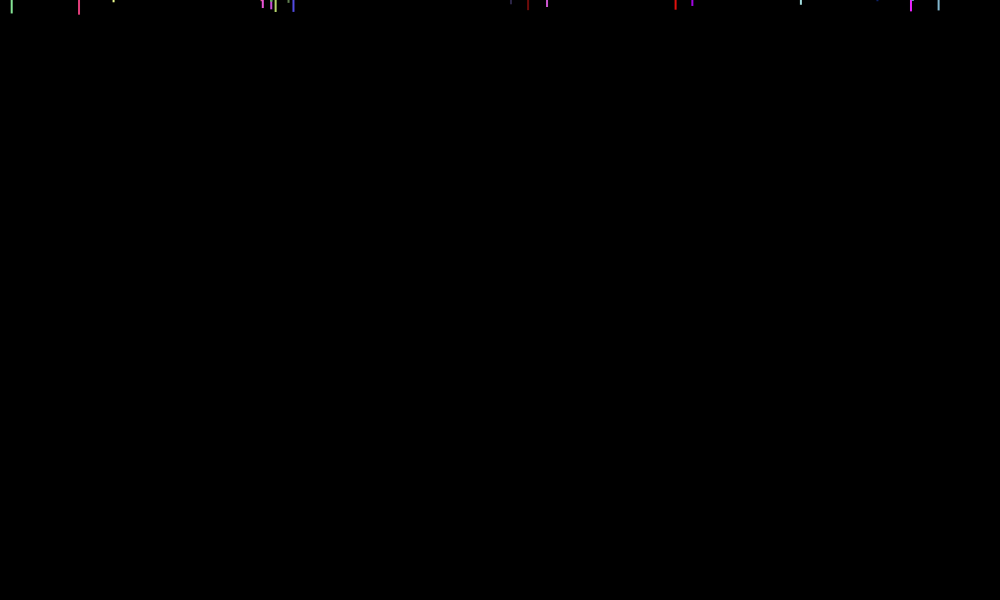
Frame 1 (no input)
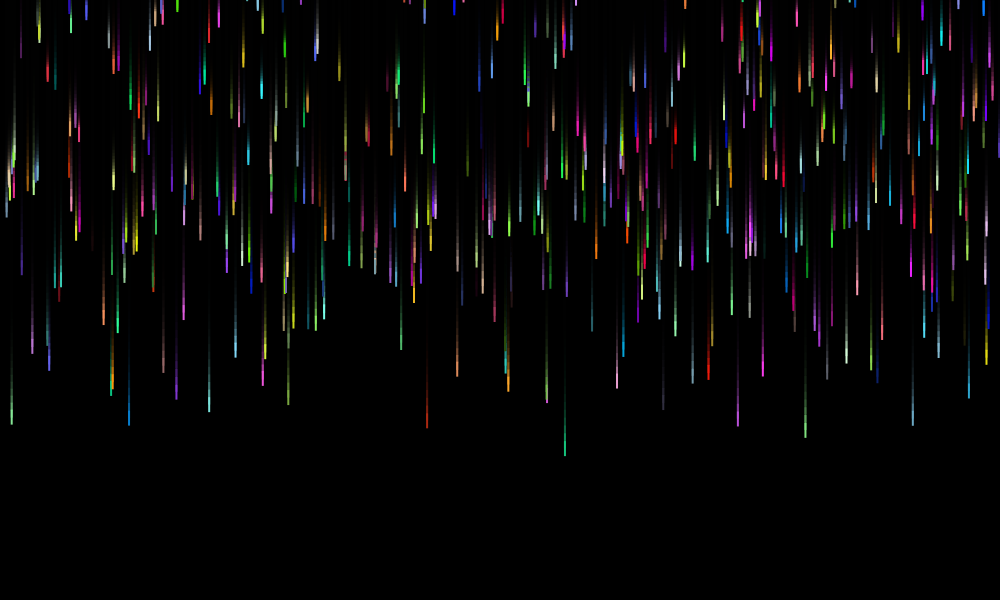
Frame 60 (the mouse pressed at the canvas centre just before this capture)
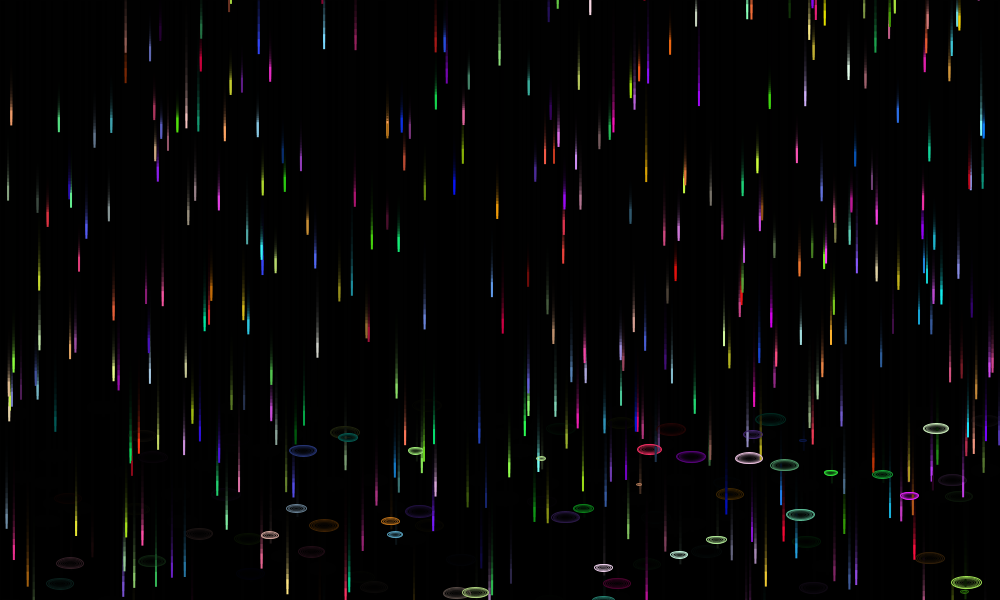
Frame 120 (the mouse held since frame 60 and released just before this capture)

The Processing sketch that drew these frames (run headless with seeded random() and noise(); from frame 60 on, the mouse is pressed at the canvas centre):

// Processing sketch: processing
// ── processing.pde
Drops d[];

void setup(){
 size(1000,600); 
 background(0);
 d=new Drops[500];
 for(int i=0;i<500;i++){
  d[i]=new Drops(); 
 }
}

 void draw(){
   fill(0,70);
   rect(0,0,width,height);
   for(int i=0;i<500;i++){ 
  
    if(d[i].y>d[i].endPos){
      d[i].end();
    }
    else 
        d[i].display();
 }
}
 
 
 class Drops{
   
   float x,y,speed;
   float ellipseX,ellipseY,endPos;
   color c;
   Drops(){
     init();
   }
   
   void init(){
     x=random(width);
     y=random(-300,0);
     speed=random(1,4) * 2;
     c=color(random(255),random(255),random(255));
     ellipseX=0;
     ellipseY=0;
     endPos=height+100-(random(300));
   }
   
   void update(){
     y+=speed;
   }
   
   void display(){
     fill(c);
     noStroke();
     rect(x,y,2,15);
     update();
   }
   
   void end(){
     stroke(c);
     noFill();
     ellipse(x,y,ellipseX,ellipseY);
     
     ellipseY+=speed * 0.2;
     ellipseX+=speed * 0.5;
     if(ellipseX>30)
      init();
   }// when drop touches ground
   
 }
